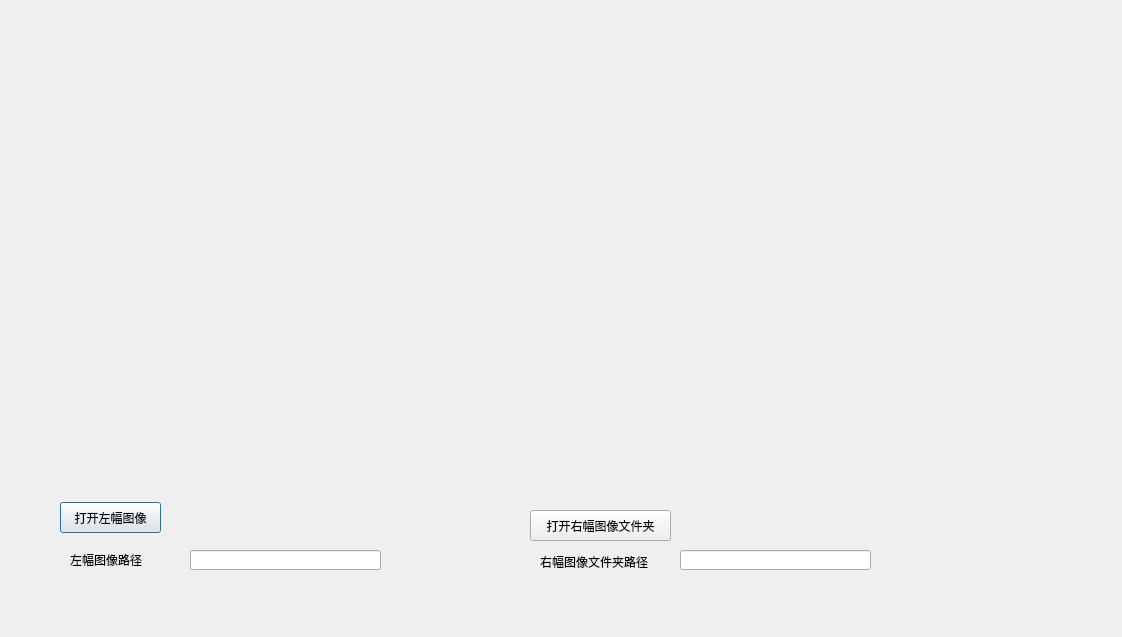
<?xml version="1.0" encoding="UTF-8"?>
<ui version="4.0">
 <class>Dialog</class>
 <widget class="QDialog" name="Dialog">
  <property name="geometry">
   <rect>
    <x>0</x>
    <y>0</y>
    <width>1122</width>
    <height>637</height>
   </rect>
  </property>
  <property name="windowTitle">
   <string>Dialog</string>
  </property>
  <widget class="QLabel" name="label">
   <property name="geometry">
    <rect>
     <x>30</x>
     <y>30</y>
     <width>450</width>
     <height>450</height>
    </rect>
   </property>
   <property name="text">
    <string/>
   </property>
  </widget>
  <widget class="QLabel" name="label_2">
   <property name="geometry">
    <rect>
     <x>530</x>
     <y>30</y>
     <width>450</width>
     <height>450</height>
    </rect>
   </property>
   <property name="text">
    <string/>
   </property>
  </widget>
  <widget class="QPushButton" name="pushButton">
   <property name="geometry">
    <rect>
     <x>60</x>
     <y>502</y>
     <width>101</width>
     <height>31</height>
    </rect>
   </property>
   <property name="text">
    <string>打开左幅图像</string>
   </property>
  </widget>
  <widget class="QPushButton" name="pushButton_2">
   <property name="geometry">
    <rect>
     <x>530</x>
     <y>510</y>
     <width>141</width>
     <height>31</height>
    </rect>
   </property>
   <property name="text">
    <string>打开右幅图像文件夹</string>
   </property>
  </widget>
  <widget class="QLabel" name="label_3">
   <property name="geometry">
    <rect>
     <x>70</x>
     <y>549</y>
     <width>81</width>
     <height>21</height>
    </rect>
   </property>
   <property name="text">
    <string>左幅图像路径</string>
   </property>
  </widget>
  <widget class="QLineEdit" name="lineEdit">
   <property name="geometry">
    <rect>
     <x>190</x>
     <y>550</y>
     <width>191</width>
     <height>20</height>
    </rect>
   </property>
  </widget>
  <widget class="QLabel" name="label_4">
   <property name="geometry">
    <rect>
     <x>540</x>
     <y>551</y>
     <width>121</width>
     <height>21</height>
    </rect>
   </property>
   <property name="text">
    <string>右幅图像文件夹路径</string>
   </property>
  </widget>
  <widget class="QLineEdit" name="lineEdit_2">
   <property name="geometry">
    <rect>
     <x>680</x>
     <y>550</y>
     <width>191</width>
     <height>20</height>
    </rect>
   </property>
  </widget>
 </widget>
 <resources/>
 <connections/>
</ui>
